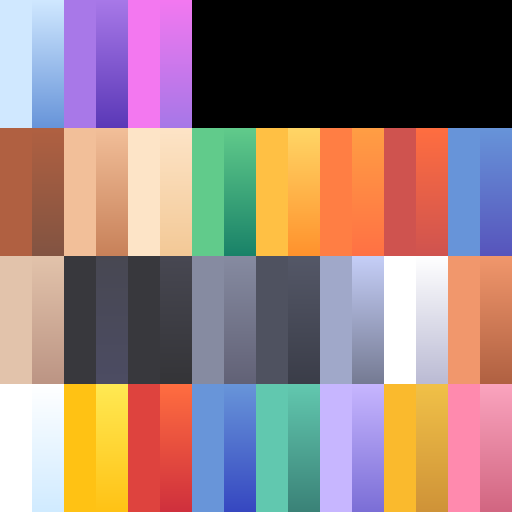
#> input picture assets/cars/colormap.png, 512 x 512 px, found by its file name
$ python convert.py
#> lines starting #> are read from the running program, lines starting #| are printed output that depends on the picture
### tools/cars/glb.py
"""Минимальный читатель GLB (Kenney Car Kit): узлы, меши, атрибуты в numpy."""
import json, struct
import numpy as np

CT = {5120: np.int8, 5121: np.uint8, 5122: np.int16, 5123: np.uint16, 5125: np.uint32, 5126: np.float32}
NC = {"SCALAR": 1, "VEC2": 2, "VEC3": 3, "VEC4": 4, "MAT4": 16}


def load(path):
    b = open(path, "rb").read()
    jl = struct.unpack("<I", b[12:16])[0]
    j = json.loads(b[20:20 + jl])
    off = 20 + jl
    bl = struct.unpack("<I", b[off:off + 4])[0]
    binb = b[off + 8:off + 8 + bl]
    return j, binb


# [35 lines left out: functions accessor, quat_mat, node_matrix, not called in this run]


def mesh_nodes(path):
    """[(имя узла, мировая матрица, [примитивы {pos,nrm,uv,idx}])]"""
    j, binb = load(path)
    parent = {}
    for i, n in enumerate(j["nodes"]):
        for c in n.get("children", []):
            parent[c] = i
    out = []
    for i, n in enumerate(j["nodes"]):
        if "mesh" not in n:
            continue
        m = node_matrix(n)
        p = parent.get(i)
        names = [n.get("name", "")]
        while p is not None:
            m = node_matrix(j["nodes"][p]) @ m
            names.append(j["nodes"][p].get("name", ""))
            p = parent.get(p)
        prims = []
        for pr in j["meshes"][n["mesh"]]["primitives"]:
            at = pr["attributes"]
            prims.append({
                "pos": accessor(j, binb, at["POSITION"]),
                "nrm": accessor(j, binb, at["NORMAL"]) if "NORMAL" in at else None,
                "uv": accessor(j, binb, at["TEXCOORD_0"]) if "TEXCOORD_0" in at else None,
                "idx": accessor(j, binb, pr["indices"]).reshape(-1) if "indices" in pr else None,
            })
        out.append((n.get("name", ""), m, prims, names))
    return out

### tools/cars/convert.py
"""Kenney Car Kit (CC0) -> игровые меши CarBang (.cbm) и таблица src/carfit.rs.

Что делает с каждой моделью:
- разворачивает (у Kenney перед +Z, в игре -Z), масштабирует под размеры машины;
- «Мэр» удлиняет до лимузина, раздвигая кузов посередине;
- делит кузов по ячейкам палитры: краска (перекрашивается скином), отделка, стекло;
- вырезает бамперы в отрывные детали, двери/ковш тоже отрывные;
- колёса отдельными частями с центром в оси (крутятся и поворачиваются в игре);
- добавляет UV1 (кубическая проекция, 1 повтор на 2 м) для слоёв износа и трещин.

Запуск: python3 tools/cars/convert.py [assets/kenney/car]
(соответствие машинам игры задано пользователем в CarBang_kenney_12cars.zip, car12 «запасная» не назначена)
"""
import json, os, struct, sys
import numpy as np
from PIL import Image

sys.path.insert(0, os.path.dirname(__file__))
from glb import mesh_nodes
from bake import bake_parts

ROOT = os.path.abspath(os.path.join(os.path.dirname(__file__), "..", ".."))
OUT = os.path.join(ROOT, "assets", "cars")

# id игры, файл, масштаб по длине/высоте, масштаб по ширине, удлинение (ед. модели), ячейка краски (строка, пара столбцов)
CARS = [
    ("ferret", "hatchback-sports", 1.37, 1.37, 0.0, (1, 3)),
    ("icecream", "delivery", 1.46, 1.40, 0.0, (1, 3)),
    ("buggy", "kart-oobi", 1.90, 1.88, 0.0, (3, 5)),
    ("golf", "sedan", 1.45, 1.30, 0.0, (1, 6)),
    ("hearse", "ambulance", 1.50, 1.37, 0.0, (2, 6)),
    ("bison", "truck", 1.62, 1.35, 0.0, (1, 3)),
    ("wasp", "race", 1.70, 1.62, 0.0, (1, 6)),
    ("limo", "suv-luxury", 1.40, 1.37, 1.72, (1, 4)),
    ("monster", "garbage-truck", 1.45, 1.45, 0.0, (1, 3)),
    ("bus", "suv", 1.45, 1.36, 0.0, (1, 3)),
    ("roller", "tractor-shovel", 1.60, 1.57, 0.0, (1, 3)),
    # Миксер: бортовой грузовик, удлинённая платформа, барабан добавляет игра
    ("mixer", "truck-flat", 1.60, 1.66, 2.0, (2, 6)),
]
GLASS = (3, 0)  # светло-голубые окна
HEAD = (3, 1)   # жёлтые фары
BRAKE = (3, 2)  # красные стопы
TRIM = (2, 3)   # тёмно-серые бамперы, пороги, арки
DETACH_NODES = {"door": 1, "door-left": 1, "door-right": 1, "shovel": 0}


def cell_of(uv):
    """(строка, пара столбцов 0..7) ячейки палитры 512x512: 8 пар по 64 px, 4 строки по 128 px."""
    return int(np.clip(uv[1] * 4, 0, 3)), int(np.clip(uv[0] * 8, 0, 7))


def paint_colormap(src, dst):
    """Серая карта для окрашиваемых ячеек: яркость пикселя относительно средней по ячейке."""
#> called with src = 'assets/kenney/car/Textures/colormap.png', dst = 'assets/cars/colormap_paint.png'
    a = np.asarray(Image.open(src).convert("RGB")).astype(np.float64) / 255.0
    lum = a @ np.array([0.2126, 0.7152, 0.0722])
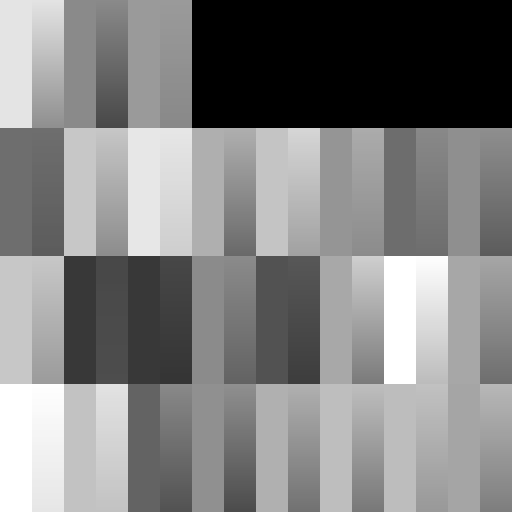
#> lum: shape (512, 512) float64; min 0, max 1, mean 0.512
    out = np.zeros_like(lum)
    for r in range(4):
        for c in range(8):
            blk = lum[r * 128:(r + 1) * 128, c * 64:(c + 1) * 64]
            m = max(blk.mean(), 1e-3)
            out[r * 128:(r + 1) * 128, c * 64:(c + 1) * 64] = np.clip(blk / m, 0.55, 1.3) / 1.3
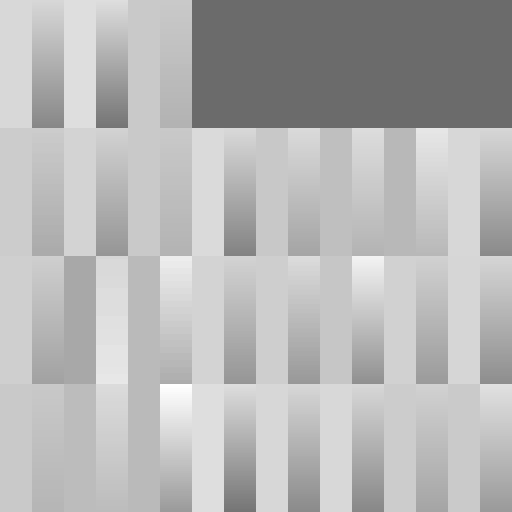
#> out: shape (512, 512) float64; min 0.423, max 1, mean 0.715
    Image.fromarray((out * 255).round().astype(np.uint8), "L").convert("RGB").save(dst)


def face_normals(P):
    n = np.cross(P[:, 1] - P[:, 0], P[:, 2] - P[:, 0])
    ln = np.linalg.norm(n, axis=1, keepdims=True)
    return n / np.maximum(ln, 1e-12)


def box_uv(P, N):
    """UV1: проекция на плоскость, перпендикулярную главной оси нормали, 0.5 повтора на метр."""
    ax = np.abs(N).argmax(axis=1)
    uv = np.zeros(P.shape[:2] + (2,))
    for k in range(3):
        m = ax == k
        a, b = [(2, 1), (0, 2), (0, 1)][k]
        uv[m, :, 0] = P[m][:, :, a] * 0.5
        uv[m, :, 1] = -P[m][:, :, b] * 0.5
    return uv


def convert(gid, fname, s, sx, stretch, paint_cell, src_dir):
#> called with gid = 'ferret', fname = 'hatchback-sports', s = 1.37, sx = 1.37, stretch = 0, paint_cell = (1, 3), src_dir = 'assets/kenney/car'
    scale = np.array([sx, s, s])
    tris = []  # (позиции 3x3, нормали 3x3, uv 3x2, класс)
    wheels = []
    for name, M, prims, chain in mesh_nodes(os.path.join(src_dir, fname + ".glb")):
        is_wheel = name.startswith("wheel-") and ("left" in name or "right" in name)
        for p in prims:
            P = (M[:3, :3] @ p["pos"].T).T + M[:3, 3]
            N = (M[:3, :3] @ p["nrm"].T).T
            if stretch:
                if is_wheel:
                    P[:, 2] += np.sign(M[2, 3]) * stretch / 2
                else:
                    P[:, 2] += np.where(P[:, 2] > 0, stretch / 2, -stretch / 2)
            # разворот на 180° вокруг Y и масштаб
            P = P * np.array([-1, 1, -1]) * scale
            N = N * np.array([-1, 1, -1]) / scale
            N /= np.maximum(np.linalg.norm(N, axis=1, keepdims=True), 1e-12)
            I = p["idx"].reshape(-1, 3)
            if is_wheel:
                wheels.append({"P": P[I], "N": N[I], "UV": p["uv"][I]})
                continue
            kind = "detach:%d" % DETACH_NODES[name] if name in DETACH_NODES else None
            for t in I:
                c = cell_of(p["uv"][t].mean(0))
                if kind:
                    k = kind
                elif c == paint_cell:
                    k = "paint"
                elif c == GLASS:
                    k = "glass"
                elif c == HEAD and P[t].mean(0)[2] < 0:
                    k = "head"
                elif c in (HEAD, BRAKE) and P[t].mean(0)[2] > 0:
                    k = "brake"
                else:
                    k = "trim"
                tris.append((P[t], N[t], p["uv"][t], k))
    # колёса: центр, радиус, порядок как у физики (0 перед-лево, 1 перед-право, 2 зад-лево, 3 зад-право)
    for w in wheels:
        allp = w["P"].reshape(-1, 3)
        mn, mx = allp.min(0), allp.max(0)
        w["c"] = (mn + mx) / 2
        w["r"] = (mx[1] - mn[1]) / 2
    def slot(w):
        return (0 if w["c"][2] < 0 else 2) + (0 if w["c"][0] < 0 else 1)
    wheels.sort(key=slot)
    assert [slot(w) for w in wheels] == [0, 1, 2, 3], (gid, [slot(w) for w in wheels])
    # начало координат: центр габарита кузова по X/Z, высота оси колёс = 0
    body_p = np.array([t[0] for t in tris]).reshape(-1, 3)
    mn, mx = body_p.min(0), body_p.max(0)
    origin = np.array([0.0, np.mean([w["c"][1] for w in wheels]), (mn[2] + mx[2]) / 2])
    tris = [(t[0] - origin, t[1], t[2], t[3]) for t in tris]
    for w in wheels:
        w["c"] = w["c"] - origin
    mn, mx = mn - origin, mx - origin
    L = mx[2] - mn[2]
    # бамперы: отделка в крайних 11% длины ниже оси колёс + 25% радиуса
    rw = np.mean([w["r"] for w in wheels])
    out = []
    for P, N, UV, k in tris:
        if k == "trim":
            c = P.mean(0)
            if c[1] < rw * 0.35:
                if c[2] < mn[2] + L * 0.11:
                    k = "detach:0"
                elif c[2] > mx[2] - L * 0.11:
                    k = "detach:1"
        out.append((P, N, UV, k))
    tris = out
    # крыша: верх кузова в средней трети
    mid = [t[0] for t in tris if abs(t[0].mean(0)[2]) < L * 0.17 and t[3] != "glass"]
    midp = np.array(mid).reshape(-1, 3) if mid else body_p
    roof_y = midp[:, 1].max()
    # сборка частей
    parts = []
    def add_part(name, P, N, UV, center=np.zeros(3), zone=-1):
        P = P - center
        FN = face_normals(P)
        N = np.where(np.isfinite(N), N, FN[:, None, :])
        uv1 = box_uv(P + center, FN)
        parts.append({"name": name, "zone": zone, "center": center, "P": P, "N": N, "UV": UV, "UV1": uv1})
    for k in ["paint", "trim", "glass", "head", "brake"]:
        sel = [t for t in tris if t[3] == k]
        if sel:
            add_part(k, np.array([t[0] for t in sel]), np.array([t[1] for t in sel]), np.array([t[2] for t in sel]))
    for z in range(2):
        sel = [t for t in tris if t[3] == "detach:%d" % z]
        if sel:
            P = np.array([t[0] for t in sel])
            c = (P.reshape(-1, 3).min(0) + P.reshape(-1, 3).max(0)) / 2
            add_part("detach", P, np.array([t[1] for t in sel]), np.array([t[2] for t in sel]), center=c, zone=z)
    for i, w in enumerate(wheels):
        add_part("wheel%d" % i, w["P"] - origin, w["N"], w["UV"], center=w["c"])
    # сглаженные нормали, AO и грязь
    bake_parts(parts, float(np.mean([w["r"] for w in wheels])))
    # бинарный файл
    blobs, meta, off = [], [], 0
    for p in parts:
        n = p["P"].shape[0] * 3
        v = np.concatenate([p["P"].reshape(n, 3), p["N"].reshape(n, 3), p["UV"].reshape(n, 2), p["UV1"].reshape(n, 2), p["AD"].reshape(n, 2)], axis=1).astype("<f4")
        b = v.tobytes()
        allp = p["P"].reshape(-1, 3)
        meta.append({"name": p["name"], "zone": p["zone"], "center": p["center"].round(4).tolist(), "verts": n, "offset": off,
                     "half": ((allp.max(0) - allp.min(0)) / 2).round(4).tolist()})
        blobs.append(b)
        off += len(b)
    head = json.dumps({"id": gid, "parts": meta}).encode()
    with open(os.path.join(OUT, gid + ".cbm"), "wb") as f:
        f.write(b"CBM2" + struct.pack("<I", len(head)) + head + b"".join(blobs))
    return {
        "id": gid, "file": fname,
        "wheels": [w["c"].round(3).tolist() for w in wheels],
        "wheel_r": [round(float(wheels[0]["r"]), 3), round(float(wheels[2]["r"]), 3)],
        "min": mn.round(3).tolist(), "max": mx.round(3).tolist(), "roof_y": round(float(roof_y), 3),
        "tris": sum(p["P"].shape[0] for p in parts),
        "parts": [(m["name"], m["verts"] // 3) for m in meta],
    }


def main():
    src_dir = sys.argv[1] if len(sys.argv) > 1 else os.path.join(ROOT, "assets", "kenney", "car")
    cmap = os.path.join(src_dir, "Textures", "colormap.png")
    os.makedirs(OUT, exist_ok=True)
    Image.open(cmap).save(os.path.join(OUT, "colormap.png"))
    paint_colormap(cmap, os.path.join(OUT, "colormap_paint.png"))
    rows = [convert(*c, src_dir) for c in CARS]
    v3 = lambda a: "Vec3::new(%.3f, %.3f, %.3f)" % tuple(a)
    rs = ["//! Сгенерировано tools/cars/convert.py из Kenney Car Kit (CC0). Не править вручную.",
          "//! Габариты моделей в метрах, координаты машины: перед -Z, высота от оси колёс.",
          "use bevy::prelude::*;", "",
          "pub struct CarFit {", "    pub id: &'static str,", "    /// центры колёс модели: перед-лево, перед-право, зад-лево, зад-право",
          "    pub wheels: [Vec3; 4],", "    /// радиус колёс модели: перед, зад", "    pub wheel_r: [f32; 2],",
          "    pub min: Vec3,", "    pub max: Vec3,", "    pub roof_y: f32,", "}", "",
          "pub const FITS: &[CarFit] = &["]
    for r in rows:
        rs.append("    CarFit { id: %s, wheels: [%s], wheel_r: [%.3f, %.3f], min: %s, max: %s, roof_y: %.3f }," % (
            json.dumps(r["id"]), ", ".join(v3(w) for w in r["wheels"]), r["wheel_r"][0], r["wheel_r"][1], v3(r["min"]), v3(r["max"]), r["roof_y"]))
    rs += ["];", "", "pub fn fit(id: &str) -> Option<&'static CarFit> {", "    FITS.iter().find(|f| f.id == id)", "}", ""]
    open(os.path.join(ROOT, "src", "carfit.rs"), "w").write("\n".join(rs))
    for r in rows:
        d = np.array(r["max"]) - np.array(r["min"])
        print(f"{r['id']:9s} {r['file']:16s} {d[0]:.2f} x {d[1]:.2f} x {d[2]:.2f} м, колёса r {r['wheel_r']}, треуг. {r['tris']}, части {r['parts']}")


if __name__ == "__main__":
#> (the run stopped early here; a loop or call above may not have finished)
